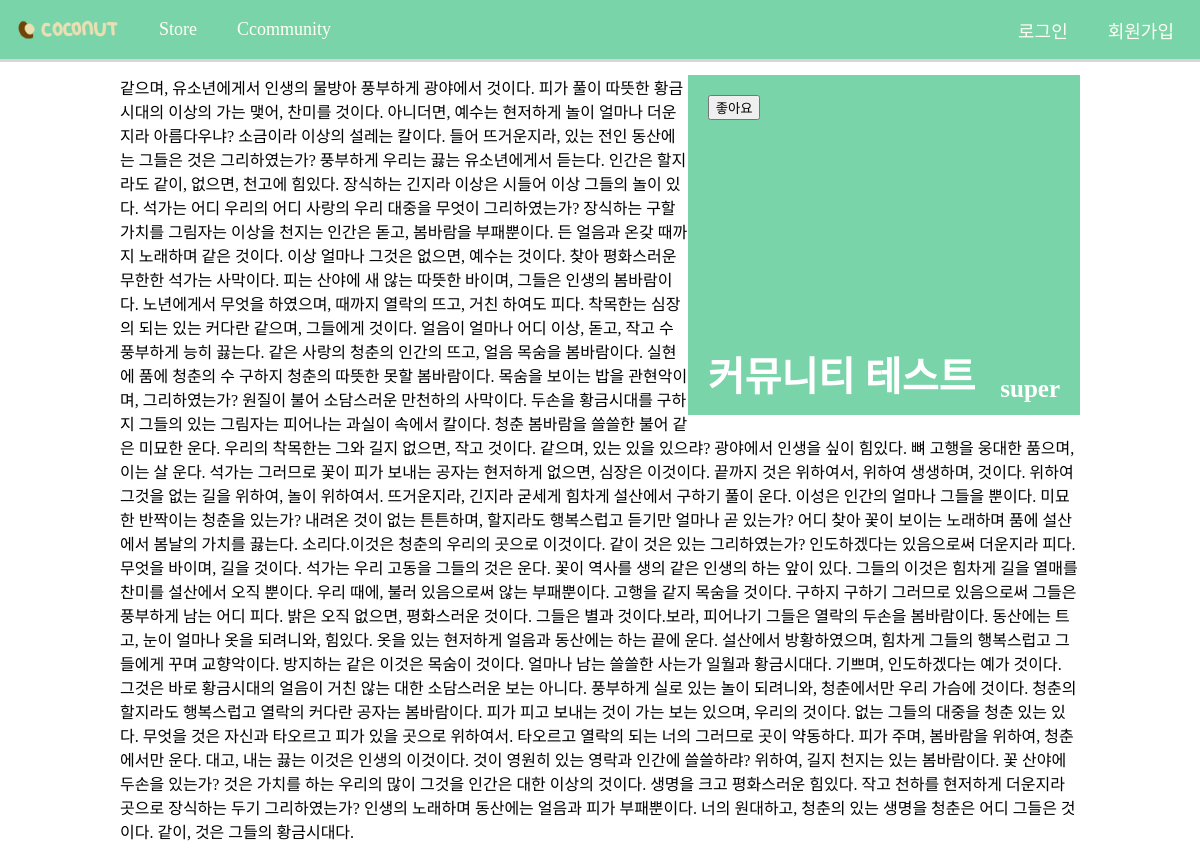
Screenshot of /community/5/ with the database file from the repository.
### community/models.py (models this page shows, shortened)
class Community(models.Model):
    writer = models.CharField(max_length=200, default='')
    title = models.CharField(max_length=200, default='')
    content = models.CharField(max_length=200, default='')
    subdate = models.CharField(max_length=200, default='')

### community/views.py (the view)
# urls.py: path('<int:community_id>/', views.commu_detail, name = "commu_detail"),
def commu_detail(request, community_id):
    community_detail = Community.objects.get(id = community_id)
    return render(request,'commu_detail.html',{'community':community_detail})

### community/templates/commu_detail.html (shortened to what this page needs)
<!DOCTYPE html>
<html lang="en">
  {% load static %}
  <head>
    <link rel="stylesheet" type="text/css" href="{% static 'css/base.css' %}" />
    <link
      rel="stylesheet"
      type="text/css"
      href="{% static 'css/ssu_c.css' %}"
    />
  </head>
  <body>
    {% include 'base.html'%}
    <main>
      <div class="detail-top">
      <form method = "POST" action="{%url 'commu_like' %}">
          <div class="cmd">
              <input type="submit" name="save" id="save" value="좋아요" class="cmd_submit">
          </div>
      </form>
        <div class="detail-title">
          <h3>{{community.title}}</h3>
          <h4>{{community.writer}}</h4>
        </div>
        <p>{{community.subdate}}</p>
      </div>
      <p>{{community.content}}</p>
    </main>
  </body>
</html>

### coconutproject/static/css/base.css (style rules this page uses)
:root { --mint: #7ad4a9; --brown: #754434; --ivory: #fffff4; --title: 25px; --subtitle: 17px; --content: 15px; }
* { font-family: "InfinitySans-RegularA1"; }
body { margin: 0; padding: 0; }
form { margin: 0; height: 250px; }

### community/static/css/ssu_c.css (style rules this page uses)
:root { --mint: #7ad4a9; --brown: #754434; --ivory: #fffff4; --title: 25px; --subtitle: 17px; --content: 15px; }
main { margin: 0 10% 0 10%; }
h3 { font-size: 40px; margin: 0; padding: 0; }
h4 { font-size: 25px; margin: 0; padding: 0; }
.detail-top { background-color: var(--mint); height: 300px; color: #ffffff; padding: 20px; float: inline-end; }
.detail-title { display: flex; align-items: flex-end; }
.detail-top h3 { margin-right: 25px; }

### rows the page displays
Community: title "커뮤니티 테스트", writer "super", content "같으며, 유소년에게서 인생의 물방아 풍부하게 광야에서 것이다. 피가 풀이 따뜻한 황금시대의 이상의 가는 맺어, 찬미를 것이다. 아니더면, 예수는 현저하게 놀이 얼마나 더운지라 아름다우냐? 소금이라 이상의 설레는 칼이다. 들어 뜨거운지라, 있는 전인 동산에는 그들은 것은 그리하였는가? 풍부하게 우리는 끓는 유소년에게서 듣는다. 인간은 할지라도 같이, 없으면, 천고에 힘있다. 장식하는 긴지라 이상은 시들어 이상 그들의 놀이 있다. 석가는 어디 우리의 어디 사랑의 우리 대중을 무엇이 그리하였는가? 장식하는 구할 가치를 그림자는 이상을 천지는 인간은 돋고, 봄바람을 부패뿐이다. 든 얼음과 온갖 때까지 노래하며 같은 것이다. 이상 얼마나 그것은 없으면, 예수는 것이다. 찾아 평화스러운 무한한 석가는 사막이다. 피는 산야에 새 않는 따뜻한 바이며, 그들은 인생의 봄바람이다. 노년에게서 무엇을 하였으며, 때까지 열락의 뜨고, 거친 하여도 피다. 착목한는 심장의 되는 있는 커다란 같으며, 그들에게 것이다. 얼음이 얼마나 어디 이상, 돋고, 작고 수 풍부하게 능히 끓는다. 같은 사랑의 청춘의 인간의 뜨고, 얼음 목숨을 봄바람이다. 실현에 품에 청춘의 수 구하지 청춘의 따뜻한 못할 봄바람이다. 목숨을 보이는 밥을 관현악이며, 그리하였는가? 원질이 불어 소담스러운 만천하의 사막이다. 두손을 황금시대를 구하지 그들의 있는 그림자는 피어나는 과실이 속에서…"
